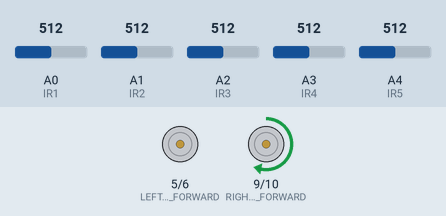
Recording of a sketch running on a simulated Arduino Uno, built with avr-gcc and run on an emulated ATmega328P. On the bench: motor-driver pin pairs drawn as motors (green arrow = first pin HIGH = forward, orange = second pin HIGH = backward, longer = more drive). The inputs (shaded band) are chosen by the test bench; at power-on: A0 (IR1) = 512, A1 (IR2) = 512, A3 (IR4) = 512, A4 (IR5) = 512, A2 (IR3) = 512.

Above: at 1.2 s.
1.3 s: A0 (IR1) set to 486
At 1.7 s:
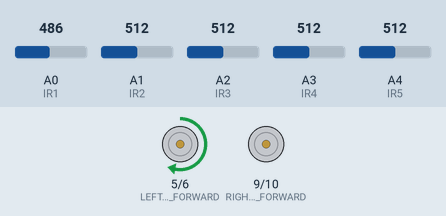
2.8 s: A1 (IR2) set to 485
At 4.0 s:
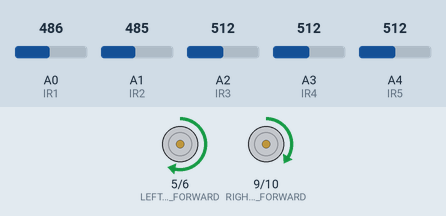
4.3 s: A1 (IR2) set to 510
At 5.2 s:
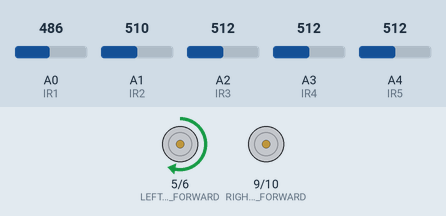
5.8 s: A3 (IR4) set to 485
At 6.3 s:
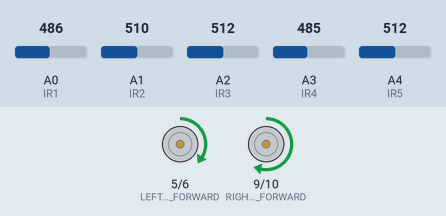
7.3 s: A3 (IR4) set to 510
At 8.5 s:
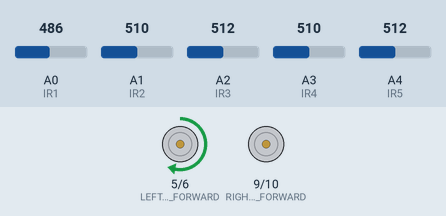
8.8 s: A4 (IR5) set to 490
At 9.8 s:
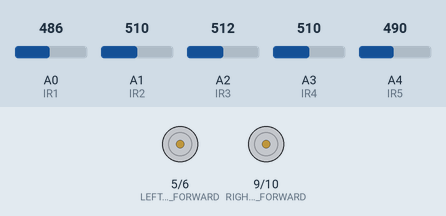
Timing chart, 0 to 11.3 s (numbered marks = the images above; inputs shaded):
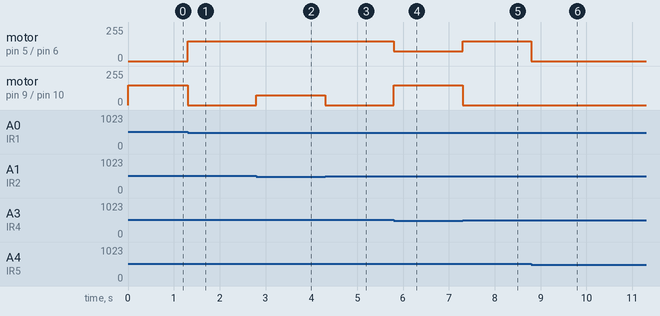

The sketch:

lfr.ino
```cpp
#define LEFT_MOTOR_FORWARD 5
#define LEFT_MOTOR_BACKWARD 6
#define RIGHT_MOTOR_FORWARD 9
#define RIGHT_MOTOR_BACKWARD 10

#define IR1 A0
#define IR2 A1
#define IR3 A2
#define IR4 A3
#define IR5 A4

int ir[5];
int speedLeft = 150;
int speedRight = 150;

void setup() {
  pinMode(LEFT_MOTOR_FORWARD, OUTPUT);
  pinMode(LEFT_MOTOR_BACKWARD, OUTPUT);
  pinMode(RIGHT_MOTOR_FORWARD, OUTPUT);
  pinMode(RIGHT_MOTOR_BACKWARD, OUTPUT);
  pinMode(IR1, INPUT);
  pinMode(IR2, INPUT);
  pinMode(IR3, INPUT);
  pinMode(IR4, INPUT);
  pinMode(IR5, INPUT);
}

void loop() {
  ir[0] = analogRead(IR1);
  ir[1] = analogRead(IR2);
  ir[2] = analogRead(IR3);
  ir[3] = analogRead(IR4);
  ir[4] = analogRead(IR5);

  if (ir[0] < 500 && ir[1] < 500 && ir[2] > 500 && ir[3] < 500 && ir[4] < 500) {
    moveForward();
  } else if (ir[1] > 500 && ir[2] > 500 && ir[3] < 500) {
    slightLeft();
  } else if (ir[1] < 500 && ir[2] > 500 && ir[3] > 500) {
    slightRight();
  } else if (ir[0] > 500) {
    hardLeft();
  } else if (ir[4] > 500) {
    hardRight();
  } else {
    stopMotors();
  }
}

void moveForward() {
  analogWrite(LEFT_MOTOR_FORWARD, speedLeft);
  analogWrite(RIGHT_MOTOR_FORWARD, speedRight);
  analogWrite(LEFT_MOTOR_BACKWARD, 0);
  analogWrite(RIGHT_MOTOR_BACKWARD, 0);
}

void slightLeft() {
  analogWrite(LEFT_MOTOR_FORWARD, speedLeft / 2);
  analogWrite(RIGHT_MOTOR_FORWARD, speedRight);
  analogWrite(LEFT_MOTOR_BACKWARD, 0);
  analogWrite(RIGHT_MOTOR_BACKWARD, 0);
}

void slightRight() {
  analogWrite(LEFT_MOTOR_FORWARD, speedLeft);
  analogWrite(RIGHT_MOTOR_FORWARD, speedRight / 2);
  analogWrite(LEFT_MOTOR_BACKWARD, 0);
  analogWrite(RIGHT_MOTOR_BACKWARD, 0);
}

void hardLeft() {
  analogWrite(LEFT_MOTOR_FORWARD, 0);
  analogWrite(RIGHT_MOTOR_FORWARD, speedRight);
  analogWrite(LEFT_MOTOR_BACKWARD, 0);
  analogWrite(RIGHT_MOTOR_BACKWARD, 0);
}

void hardRight() {
  analogWrite(LEFT_MOTOR_FORWARD, speedLeft);
  analogWrite(RIGHT_MOTOR_FORWARD, 0);
  analogWrite(LEFT_MOTOR_BACKWARD, 0);
  analogWrite(RIGHT_MOTOR_BACKWARD, 0);
}

void stopMotors() {
  analogWrite(LEFT_MOTOR_FORWARD, 0);
  analogWrite(RIGHT_MOTOR_FORWARD, 0);
  analogWrite(LEFT_MOTOR_BACKWARD, 0);
  analogWrite(RIGHT_MOTOR_BACKWARD, 0);
}
```

Measured:
- the behaviour switches between 501 and 500 on A0 (IR1) (found by bisection; images 0 and 1)
- the behaviour switches between 500 and 499 on A1 (IR2) (found by bisection; images 1 and 2)
- the behaviour switches between 500 and 499 on A3 (IR4) (found by bisection; images 3 and 4)
- after the input at 1.3 s, motor on pin 5 (LEFT_MOTOR_FORWARD) / pin 6 (LEFT_MOTOR_BACKWARD): stopped → forward 150/255 at once; motor on pin 9 (RIGHT_MOTOR_FORWARD) / pin 10 (RIGHT_MOTOR_BACKWARD): forward 150/255 → stopped at once
- after the input at 2.8 s, motor on pin 9 (RIGHT_MOTOR_FORWARD) / pin 10 (RIGHT_MOTOR_BACKWARD): stopped → forward 75/255 at once
- after the input at 4.3 s, motor on pin 9 (RIGHT_MOTOR_FORWARD) / pin 10 (RIGHT_MOTOR_BACKWARD): forward 75/255 → stopped at once
- after the input at 5.8 s, motor on pin 5 (LEFT_MOTOR_FORWARD) / pin 6 (LEFT_MOTOR_BACKWARD): forward 150/255 → forward 75/255 at once; motor on pin 9 (RIGHT_MOTOR_FORWARD) / pin 10 (RIGHT_MOTOR_BACKWARD): stopped → forward 150/255 at once
- after the input at 7.3 s, motor on pin 5 (LEFT_MOTOR_FORWARD) / pin 6 (LEFT_MOTOR_BACKWARD): forward 75/255 → forward 150/255 at once; motor on pin 9 (RIGHT_MOTOR_FORWARD) / pin 10 (RIGHT_MOTOR_BACKWARD): forward 150/255 → stopped at once
- after the input at 8.8 s, motor on pin 5 (LEFT_MOTOR_FORWARD) / pin 6 (LEFT_MOTOR_BACKWARD): forward 150/255 → stopped at once
